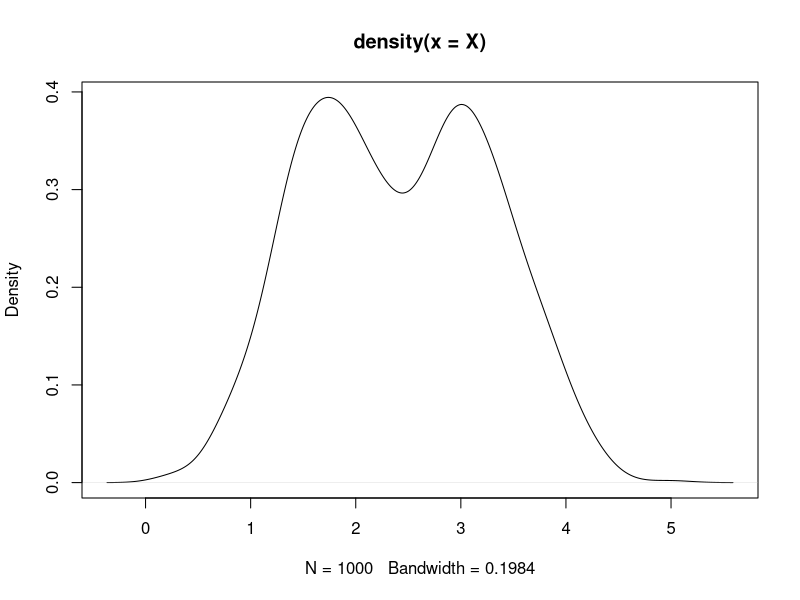
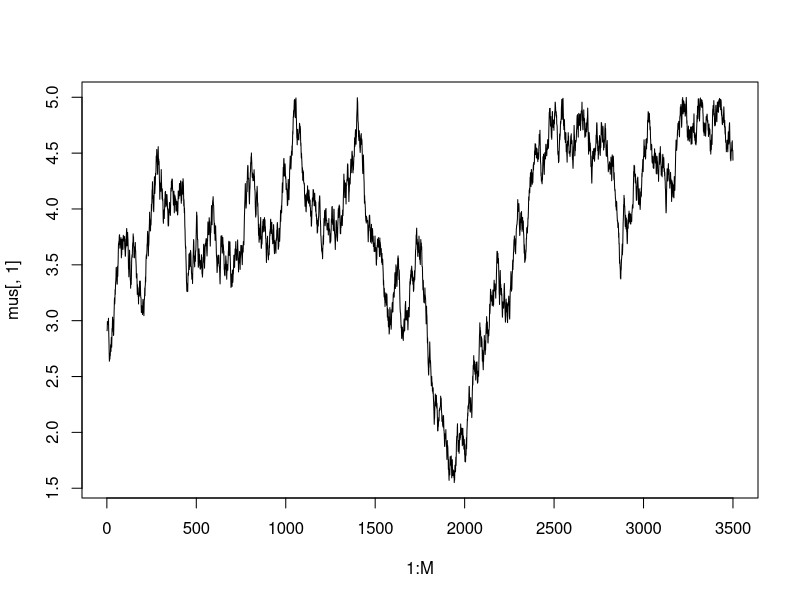
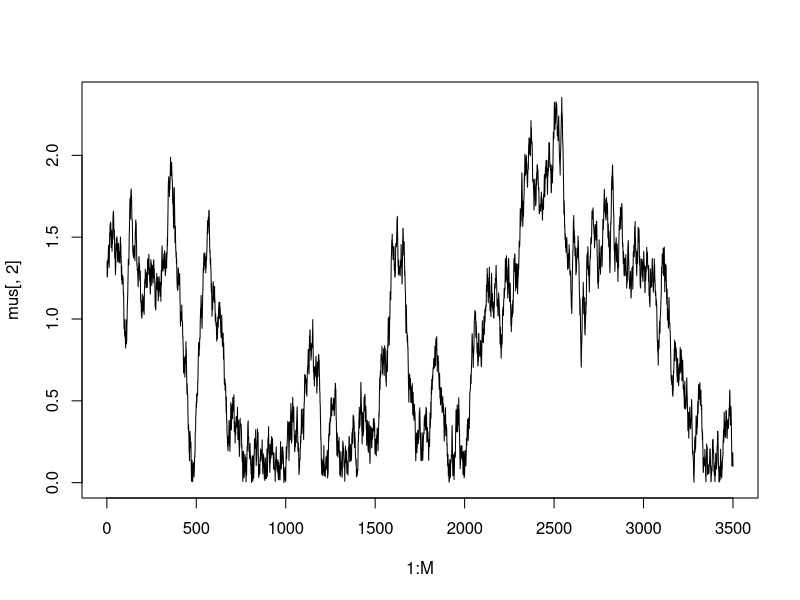

Write R code to recreate these figures, in order. (Note: this script raises an error after producing the figures.)
# CS 571, Duke University, Fall 2013
# Matt Dickenson - mcd31
# Homework 6

setwd('~/github/cs571/homework/hw6')
library(MCMCpack) # for Dirichlet distribution


# Problem 1
X = read.table("HW6_mixture.txt", as.is=TRUE, header=FALSE)
X = as.matrix(X)
plot(density(X))
min(X)
max(X)
dim(X)
head(X)

# set hyperparameters
BURN = 500
M = 3000+BURN
STEP = 0.1
MIN = 0
MAX = 5
K = 2

# helper functions
sum.sq.err = function(x, mu){
	errs = (x-mu) 
	sq.errs = errs %*% t(errs)
	sse = sum(sq.errs)
	return(sse)
}

log.lik = function(x, mu){
	ll = sum(log(dnorm(x, mu,1)))
	return(ll)
}

# initialize
pis = mus = matrix(NA, nrow=M, ncol=K)
mus[1, ] = sample(X, 2)
mus[1,]
Z = matrix(NA, nrow=nrow(X), ncol=K)
Z[1,] = pis[1, ] = rep(1/K, K)
N = x.bar = rep(0, K)
z = rep(0, nrow(X))
alpha = rep(1, K)
S_0 = rep(3, K) 
v_0 = rep(5, K) 
v = rep(0, K)   
S = rep(0, K)   
Sigma.inv = rgamma(K, shape=v_0, rate=S_0)

for(m in 2:M){
	# step 1 - simulate proportion vector from Dirichlet
	pisamp = rdirichlet(1, c(alpha[1]+N[1], alpha[2]+N[2]) )
	pis[m, ] = pisamp[1, ]
	
	# step 2 - sample latent indicators
	for(i in 1:nrow(Z)){
		for(j in 1:ncol(Z)){
			Z[i, j] = pis[m, j] * dnorm(X[i], mus[m-1, j], 1/Sigma.inv[j])
		}
		Z[i,] = Z[i,]/sum(Z[i,])

		# step 3 - calculate new z's based on Z draws
		z[i] = sample(seq(1:K), size=1, prob=Z[i,])
	}

	# step 4 - update mean and variance
	for(k in 1:K){
		want = which(z==k)
		N[k] = length(want)
		subset = X[want]
		x.bar[k] = mean(subset)
		v[k] = v_0[k] + N[k]
		S[k] = S_0[k] + sum.sq.err(subset, mus[m-1,k]) # test this
		Sigma.inv[k] = rgamma(1, shape=v[k], rate=S[k])

		lower = max(c(MIN, mus[m-1, k]-STEP))
		upper = min(c(MAX, mus[m-1, k]+STEP))
		new.mu = runif(1, lower, upper)
		ll.new.mu = log.lik(subset, new.mu)
		ll.old.mu = log.lik(subset, mus[m-1,k])
		acceptance.prob = ll.new.mu / ll.old.mu 
		acceptance.prob = min(1, acceptance.prob, na.rm=TRUE)
		if(runif(1,0,1)<acceptance.prob){
			mus[m, k] = new.mu 
		} else {
			mus[m, k] = mus[m-1, k]
		}
		
	}
	if(m%%10==0){ print(m) }
}


# problems:
# 1. all getting labeled into one Z
# 2. high acceptance probability 

plot(1:M, mus[, 1], type='l')
plot(1:M, mus[, 2], type='l')

mean(mus[(BURN+1):M, 1])
mean(mus[(BURN+1):M, 2])

length(which(z==1))
length(which(z==2))

mus[1700:1720,]

# How many iterations of Burn-In did you run? 
#  500
# How many iterations of sampling did you run? 
#  3,000
# How did you initialize your parameters?
# Show the log likelihood trace for three different runs of the sampler starting at three different points on the data you downloaded.
# Plot a histogram of the posterior samples for each mean parameter for a single run (after burn-in)

# save.image("success-1.RData")
# save.image("success-2.RData")
# save.image("success-3.RData")

# D: Show the log likelihood trace for three different runs of the sampler starting at three different points on the data you downloaded.

# posterior samples post burn-in

# load("success-1.RData")
# load("success-2.RData")
# load("success-3.RData")

pdf("mu1.pdf")
histogram(mus[(BURN+1):M, 1], xlab="mu1")
# histogram(mus[(BURN+1):M, 2], xlab="mu2")
dev.off()

pdf("mu2.pdf")
# histogram(mus[(BURN+1):M, 1], xlab="mu1")
histogram(mus[(BURN+1):M, 2], xlab="mu2")
dev.off()
